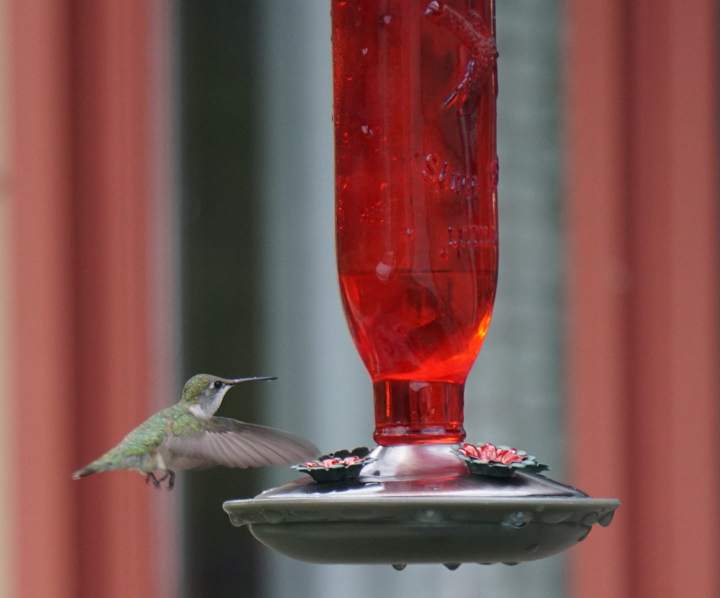
#> input picture CV/CV_WEEK03_2_PM/hummingbird.jpg, 1440 x 1195 px (shown at 1/2 size)
$ python opencv_detail07.py
#> lines starting #> are read from the running program, lines starting #| are printed output that depends on the picture
# image rotation = rotation transformation
# 이미지의 축을 변경
# 변경할 각도를 지정해줘야한다
# transformation matrix M = [[cos - sin] [sin cos]] 2x2 행렬
# opencv는 scale rotation

import cv2

img = cv2.imread("hummingbird.jpg")
#> img is the input picture: shape (1195, 1440, 3); mean B, G, R 78.8, 81.9, 124.9
img = cv2.pyrDown(img)
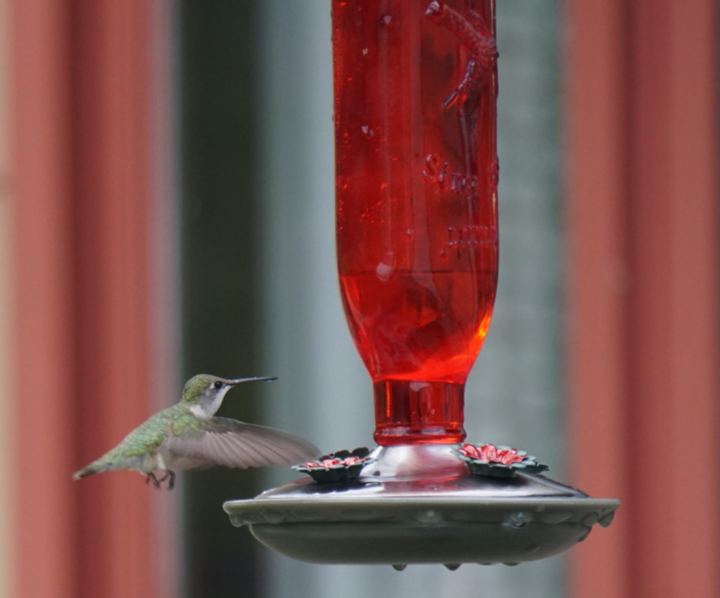
#> img: shape (598, 720, 3); mean B, G, R 78.8, 81.9, 124.9

height, width, _ = img.shape
#> height = 598; width = 720

## 높이에서 1/2, 넓이 에서 1/2 == 중심을 기준으로 회전 하겠다
##               cv2.getRotationMatrix2D(center, angle, scale)
rotaion_matrix = cv2.getRotationMatrix2D((width/2, height/2), 90, 0.5)

rot_img = cv2.warpAffine(img, rotaion_matrix, (width, height))
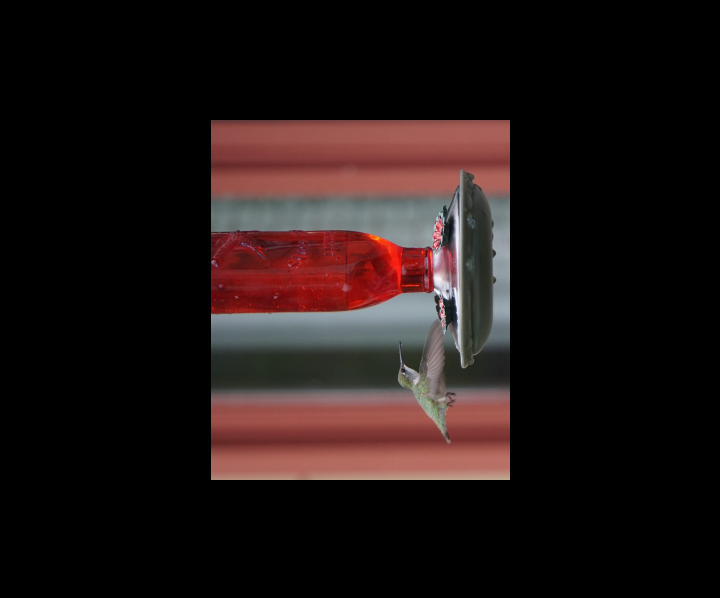
#> rot_img: shape (598, 720, 3); mean B, G, R 19.7, 20.5, 31.2

cv2.imshow("ori_img", img)
cv2.imshow("rot_img", rot_img)

cv2.waitKey(0)
cv2.destroyAllWindows()
